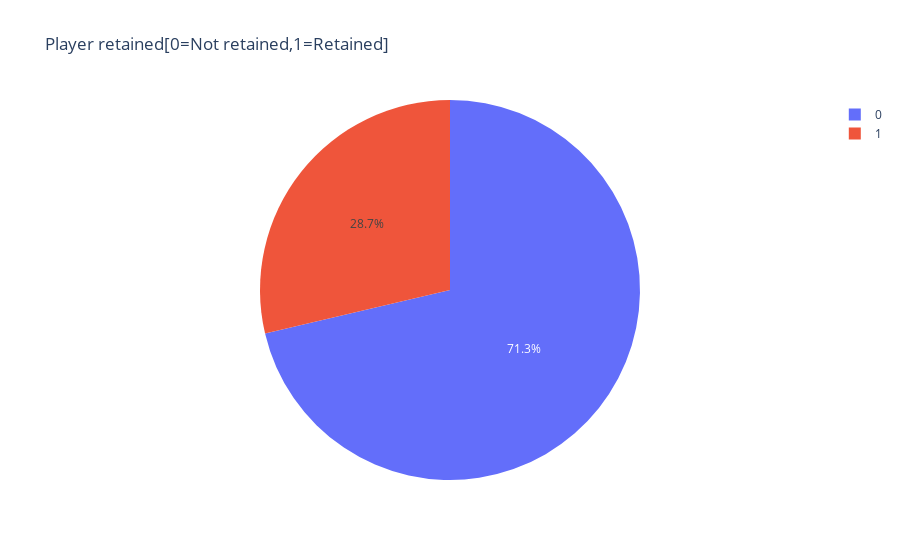

Write notebook code for a chart like this one.
### Code cell
df_cat = df['retained'].value_counts().reset_index()
df_cat.columns = ['retained', 'name']
fig3 = px.pie(df_cat, values='name', names='retained',title='Player retained[0=Not retained,1=Retained]',color="name")
#fig3.update_traces(textposition='inside', textinfo='percent+label')
fig3.show()

### Figure 1 — Plotly figure (JSON) as saved in the notebook; plotly's stock layout.template omitted (floating-point values rounded to 4 significant figures)
{"data": [{"customdata": [[92], [37]], "domain": {"x": [0, 1], "y": [0, 1]}, "hovertemplate": "retained=%{label}<br>name=%{customdata[0]}<extra></extra>", "labels": [0, 1], "legendgroup": "", "marker": {"colors": ["#636efa", "#EF553B"]}, "name": "", "showlegend": true, "type": "pie", "values": [92, 37]}], "layout": {"legend": {"tracegroupgap": 0}, "title": {"text": "Player retained[0=Not retained,1=Retained]"}}}
